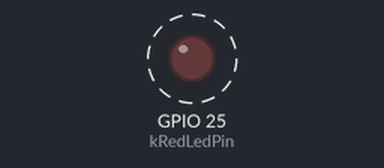
The program below on a simulated ESP32. Shown: output pins drawn as LEDs (lit = HIGH). Dashed ring = blinking. What the program prints to the serial monitor is not drawn.

Above: at 0.8 s.
Timing chart, 0 to 4.9 s (numbered marks = the images above):
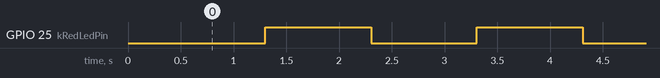

Measured:
- by itself, GPIO 25 (kRedLedPin): alternates HIGH for 1.0 s and LOW for 1.0 s

The program:

main.cpp
```cpp
// Manual component test, not the protected command runtime.
// Confirm the photographed board/carrier mapping before upload.
// Wiring: GPIO25 -> 330 ohm resistor -> red LED anode; cathode -> GND.
// The carrier's selectable V rail is not used by this test.
#include <Arduino.h>

static constexpr uint8_t kRedLedPin = 25;
static bool ledOn = false;
static unsigned long lastChange = 0;

void setup() {
  digitalWrite(kRedLedPin, LOW);
  pinMode(kRedLedPin, OUTPUT);
  Serial.begin(115200);
  delay(300);
  Serial.println("SPARKBENCH RED LED TEST GPIO25 ACTIVE_HIGH");
  lastChange = millis();
}

void loop() {
  const unsigned long now = millis();
  if (now - lastChange >= 1000) {
    lastChange = now;
    ledOn = !ledOn;
    digitalWrite(kRedLedPin, ledOn ? HIGH : LOW);
    Serial.print("RED_LED:");
    Serial.print(ledOn ? "ON" : "OFF");
    Serial.print(" UPTIME_MS:");
    Serial.println(now);
  }
  delay(5);
}
```
